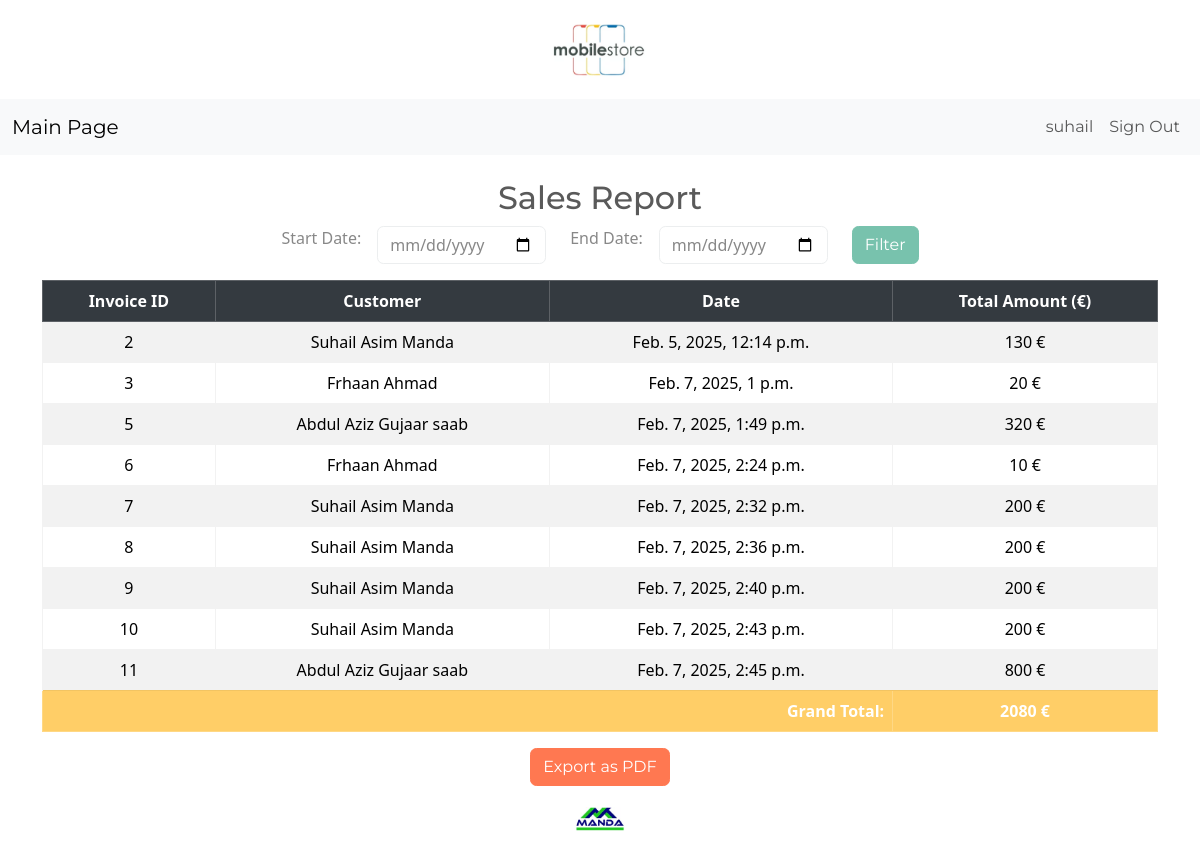
The app's page /sales-report/ (signed in) with its own data.
### inventory/models.py (models this page shows, shortened)
class CustInvoiceData(models.Model):
	customer = models.ForeignKey(CustomerData, on_delete=models.CASCADE)
	phone = models.IntegerField()
	nif = models.CharField(max_length=35, default=0)
	address = models.CharField (max_length=50)
	datein = models.DateTimeField(auto_now_add=True)
	user = models.ForeignKey(User, on_delete=models.CASCADE, blank=True, null=True)

class CustomerData(models.Model):
	cname = models.CharField(max_length=50)
	cnie = models.CharField(max_length=20)
	cphone = models.IntegerField()
	caddress = models.CharField (max_length=50)
	datec = models.DateTimeField(auto_now_add=True)
	user = models.ForeignKey(User, on_delete=models.CASCADE)

### inventory/views.py (the view)
# urls.py: path('sales-report/', sales_report, name='sales_report'),
def sales_report(request):
    start_date_str = request.GET.get("start_date", "")
    end_date_str = request.GET.get("end_date", "")
    sales = CustInvoiceData.objects.filter(user=request.user)
    start_date = parse_dates(start_date_str)
    end_date = parse_dates(end_date_str)
    if start_date and end_date:
        start_date = timezone.make_aware(start_date, timezone.get_current_timezone())
        end_date = timezone.make_aware(end_date, timezone.get_current_timezone())
        sales = sales.filter(datein__range=[start_date, end_date])
    sales = sales.annotate(total_amount=Sum("items__total"))
    grand_total = sum(sale.total_amount for sale in sales if sale.total_amount)
    return render(request, "inventory/sales_report.html", {
        "sales": sales,
        "start_date": start_date,
        "end_date": end_date,
        "grand_total": grand_total
    })

### inventory/views.py (called while the page is built)
def parse_dates(date_str):
    for fmt in date_formats:
        try:
            return datetime.strptime(date_str, fmt)
        except ValueError:
            continue
    return None

### inventory/templates/inventory/sales_report.html (shortened to what this page needs)
{% extends 'inventory/base.html' %}
{% load crispy_forms_tags %}
{% block content %}
<div class="container mt-4 text-center">
    <h2>Sales Report</h2>
    <form method="GET" class="d-flex justify-content-center gap-2 mb-3">
        <label class="me-2">Start Date:</label>
        <input type="date" name="start_date" value="{{ start_date }}" class="form-control w-auto">
        <label class="ms-3 me-2">End Date:</label>
        <input type="date" name="end_date" value="{{ end_date }}" class="form-control w-auto">
        <button type="submit" class="btn btn-primary ms-3">Filter</button>
    </form>
    <div class="table-responsive">
        <table class="table table-bordered table-striped">
            <thead class="table-dark">
                <tr>
                    <th>Invoice ID</th>
                    <th>Customer</th>
                    <th>Date</th>
                    <th>Total Amount (€)</th>
                </tr>
            </thead>
            <tbody>
                {% for sale in sales %}
                <tr>
                    <td>{{ sale.id }}</td>
                    <td>{{ sale.customer.cname }}</td>
                    <td>{{ sale.datein }}</td>
                    <td>{{ sale.total_amount|default:0 }} €</td>
                </tr>
                {% empty %}
                <tr><td colspan="4" class="text-center">No sales found for this period.</td></tr>
                {% endfor %}
                <tr class="table-warning fw-bold">
                    <td colspan="3" class="text-end">Grand Total:</td>
                    <td>{{ grand_total|default:0 }} €</td>
                </tr>
            </tbody>
        </table>
    </div>
    <form method="GET" action="{% url 'export_sales_report_pdf' %}">
        <button type="submit" class="btn btn-danger">Export as PDF</button>
    </form>
</div>
{% endblock %}

### inventory/templates/inventory/navigation.html (shortened to what this page needs)
<nav class="navbar navbar-expand-lg bg-light">
	<div class="container-fluid">
		<a class="navbar-brand" href="{% url 'index' %}">Main Page</a>
		<div class="collapse navbar-collapse justify-content-end" id="navbarNav">
			<ul class="navbar-nav">
				{% if user.is_authenticated %}
					<li class="nav-item">
						<a class="nav-link" href="#">{{ user.username }}</a>
					</li>
					<li class="nav-item">
						<a class="nav-link" href="{% url 'logout' %}">Sign Out</a>
					</li>
				{% endif %}
			</ul>
		</div>
	</div>
</nav>

### records on screen
CustInvoiceData: id "2", customer.cname "Suhail Asim Manda", datein "Feb. 5, 2025, 12:14 p.m.", total_amount "130"
CustInvoiceData: id "3", customer.cname "Frhaan Ahmad", datein "Feb. 7, 2025, 1 p.m.", total_amount "20"
CustInvoiceData: id "5", customer.cname "Abdul Aziz Gujaar saab", datein "Feb. 7, 2025, 1:49 p.m.", total_amount "320"
CustInvoiceData: id "6", customer.cname "Frhaan Ahmad", datein "Feb. 7, 2025, 2:24 p.m.", total_amount "10"
CustInvoiceData: id "7", customer.cname "Suhail Asim Manda", datein "Feb. 7, 2025, 2:32 p.m.", total_amount "200"
CustInvoiceData: id "8", customer.cname "Suhail Asim Manda", datein "Feb. 7, 2025, 2:36 p.m.", total_amount "200"
CustInvoiceData: id "9", customer.cname "Suhail Asim Manda", datein "Feb. 7, 2025, 2:40 p.m.", total_amount "200"
CustInvoiceData: id "10", customer.cname "Suhail Asim Manda", datein "Feb. 7, 2025, 2:43 p.m.", total_amount "200"
CustInvoiceData: id "11", customer.cname "Abdul Aziz Gujaar saab", datein "Feb. 7, 2025, 2:45 p.m.", total_amount "800"

### other values on screen
{{ user.username }} "suhail"
{{ grand_total|default:0 }} "2080"
